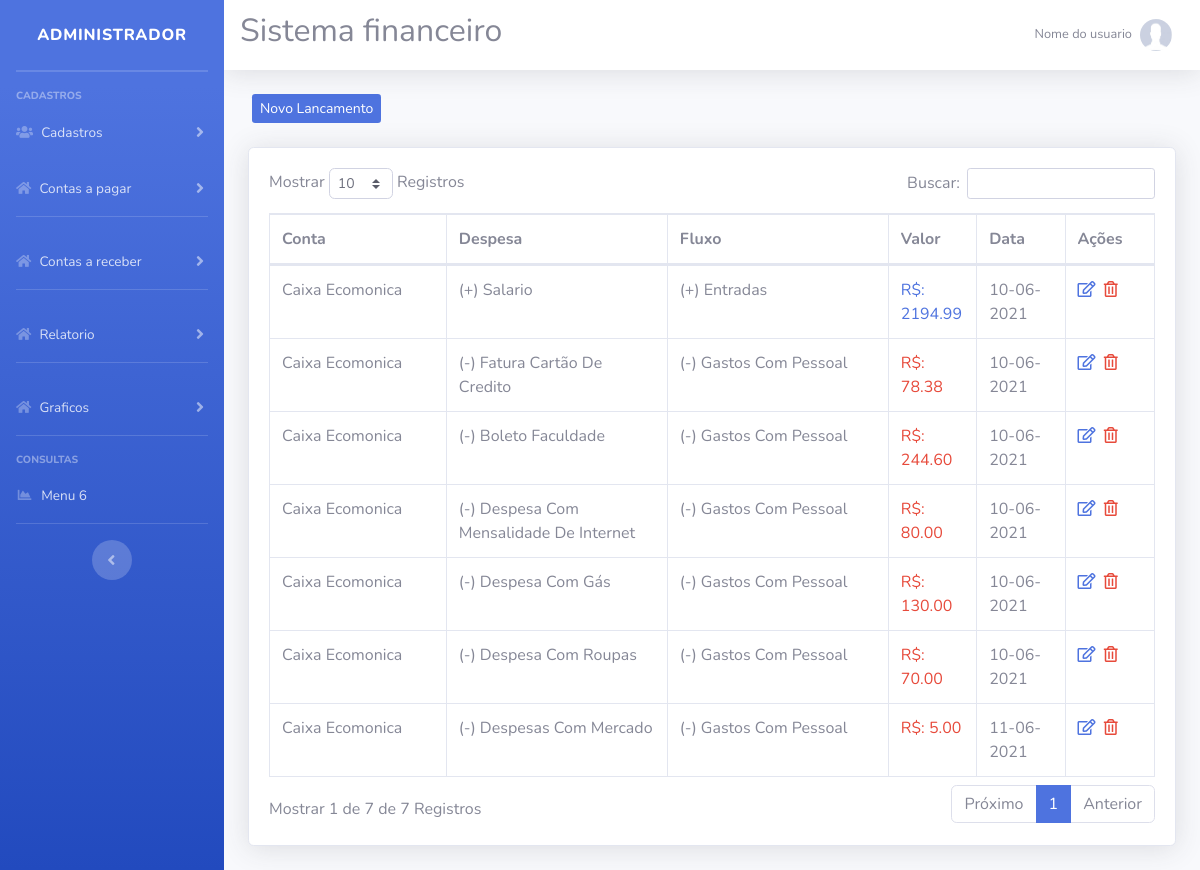
The app's page /sistema/index.php?pag=Lancamento with its own data.
### tables this page shows
CREATE TABLE `lancamento` (
  `id` int(11) NOT NULL,
  `id_conta` int(11) NOT NULL,
  `id_despesa` int(11) NOT NULL,
  `id_dre` int(11) NOT NULL,
  `id_fluxo` int(11) NOT NULL,
  `valor` decimal(10,2) NOT NULL,
  `data` date NOT NULL,
  `observacao` varchar(255) DEFAULT NULL
);

CREATE TABLE `conta` (
  `id` int(11) NOT NULL,
  `banco` varchar(50) NOT NULL,
  `agencia` varchar(10) NOT NULL,
  `conta` varchar(50) NOT NULL,
  `saldo` decimal(10,2) NOT NULL
);

CREATE TABLE `despesa` (
  `id` int(11) NOT NULL,
  `nome` varchar(50) NOT NULL,
  `tipo` varchar(10) NOT NULL
);

CREATE TABLE `fluxo` (
  `id` int(11) NOT NULL,
  `nome` varchar(50) NOT NULL
);

### sistema/lancamento.php (the view, shortened to what this page needs)
<?php
$pag = "Lancamento";
require_once("../config/conexao.php");
?>
<div class="row mt-4 mb-4">
    <a type="button" class="btn-primary btn-sm ml-3 d-none d-md-block" href="index.php?pag=<?php echo $pag ?>&funcao=novo">Novo Lancamento</a>
</div>
<div class="card shadow mb-4">
    <div class="card-body">
        <div class="table-responsive">
            <table class="table table-bordered" id="dataTable" width="100%" cellspacing="0">
                <thead>
                    <tr>
                        <th width="20%" align="left">Conta</th>
                        <th width="25%" align="left">Despesa</th>
                        <th width="25%" align="left">Fluxo</th>
                        <th width="10%" align="left">Valor</th>
                        <th width="10%" align="left">Data</th>
                        <th width="10%" align="left">Ações</th>
                    </tr>
                </thead>
                <tbody>
                    <?php
                    $query = $pdo->query("SELECT lan.id, cont.banco, de.nome as dre, flu.nome as fluxo, des.nome as despesa, lan.valor, lan.data, des.tipo
                                                    FROM lancamento lan
                                                    join despesa des on des.id = lan.id_despesa
                                                    join conta cont on  cont.id = lan.id_conta
                                                    join dre de on de.id = lan.id_dre
                                                    join fluxo flu on flu.id = lan.id_fluxo");
                    $res = $query->fetchAll(PDO::FETCH_ASSOC);
                    for ($i = 0; $i < count($res); $i++) {
                        $banco    = $res[$i]['banco'];
                        $despesa  = $res[$i]['despesa'];
                        $fluxo    = $res[$i]['fluxo'];
                        $valor    = $res[$i]['valor'];
                        $data     =$res[$i]['data'];
                        $tipo     = $res[$i]['tipo'];
                        $id = $res[$i]['id'];
                        if($tipo == "Saida"){
                            $cor = "text-danger";
                        }else{
                            $cor = "text-primary";
                        }
                    ?>
                        <tr>
                            <td><?php echo $banco ?></td>
                            <td><?php echo $despesa ?></td>
                            <td><?php echo $fluxo ?></td>
                            <td class="<?php echo $cor ?>">R$: <?php echo $valor ?></td>
                            <td><?php echo date('d-m-Y', strtotime($data)) ?></td>
                            <td>
                                <a href="index.php?pag=<?php echo $pag ?>&funcao=editar&id=<?php echo $id ?>" class='text-primary mr-1' title='Editar Dados'><i class='far fa-edit'></i></a>
                                <a href="index.php?pag=<?php echo $pag ?>&funcao=excluir&id=<?php echo $id ?>" class='text-danger mr-1' title='Excluir Registro'><i class='far fa-trash-alt'></i></a>
                            </td>
                        </tr>
                    <?php } ?>
                </tbody>
            </table>
        </div>
    </div>
</div>

### records on screen
lancamento: id_conta.banco "Caixa Ecomonica", id_despesa.nome "(+) Salario", id_fluxo.nome "(+) Entradas", valor "2194.99", data "10-06-2021"
lancamento: id_conta.banco "Caixa Ecomonica", id_despesa.nome "(-) Fatura Cartão De Credito", id_fluxo.nome "(-) Gastos Com Pessoal", valor "78.38", data "10-06-2021"
lancamento: id_conta.banco "Caixa Ecomonica", id_despesa.nome "(-) Boleto Faculdade", id_fluxo.nome "(-) Gastos Com Pessoal", valor "244.60", data "10-06-2021"
lancamento: id_conta.banco "Caixa Ecomonica", id_despesa.nome "(-) Despesa Com Mensalidade De Internet", id_fluxo.nome "(-) Gastos Com Pessoal", valor "80.00", data "10-06-2021"
lancamento: id_conta.banco "Caixa Ecomonica", id_despesa.nome "(-) Despesa Com Gás", id_fluxo.nome "(-) Gastos Com Pessoal", valor "130.00", data "10-06-2021"
lancamento: id_conta.banco "Caixa Ecomonica", id_despesa.nome "(-) Despesa Com Roupas", id_fluxo.nome "(-) Gastos Com Pessoal", valor "70.00", data "10-06-2021"
lancamento: id_conta.banco "Caixa Ecomonica", id_despesa.nome "(-) Despesas Com Mercado", id_fluxo.nome "(-) Gastos Com Pessoal", valor "5.00", data "11-06-2021"
